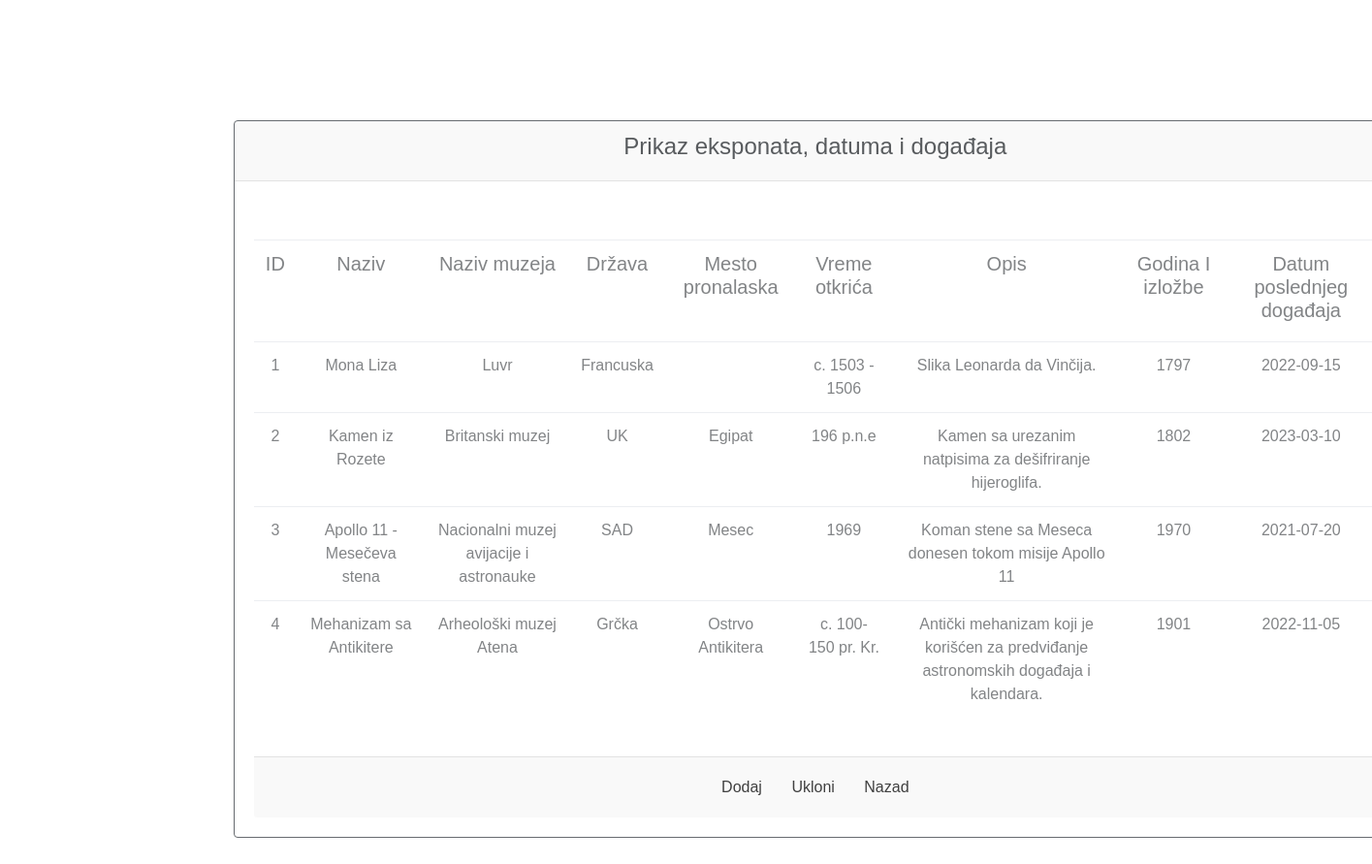
/php/exhibits.php, run on the app's committed database.
### tables this page shows
CREATE TABLE `eksponati_datumi_i_dogadjaji` (
  `ID_Eksponata` int(5) NOT NULL,
  `Naziv` varchar(30) NOT NULL,
  `Naziv_Muzeja` varchar(40) NOT NULL,
  `Drzava` varchar(20) NOT NULL,
  `Mesto_Pronalaska` varchar(30) NOT NULL,
  `Vreme_Otkrica` varchar(20) NOT NULL,
  `Opis` text NOT NULL,
  `Godina_Prve_Izlozbe` int(5) NOT NULL,
  `Datum_poslednjeg_dogadjaja` date NOT NULL
);

### php/exhibits.php (the view, shortened to what this page needs)
<?php
    include 'connection.php';
?>
<!DOCTYPE html>
<html lang="en">
<head>
    <link rel="stylesheet" href="../css/style.css">
    <link rel="stylesheet" href="https://stackpath.bootstrapcdn.com/bootstrap/4.5.2/css/bootstrap.min.css">
</head>
<body>
    <div class="container">
        <div class="row">
            <div class="col-2"></div>
            <div class="col-8">
                <div class="card border-dark mb-3" id="cardtable">
                    <div class="card-header text-center"><h4>Prikaz eksponata, datuma i događaja</h4></div>
                        <div class="card-body text-dark text-center">
                            <p class="card-text">
                            <div class="container centertabela">
                                <table class="table">
                                    <thead>
                                        <tr>
                                            <td><h5>ID</h5></td>
                                            <td><h5>Naziv</h5></td>
                                            <td><h5>Naziv muzeja</h5></td>
                                            <td><h5>Država</h5></td>
                                            <td><h5>Mesto pronalaska</h5></td>
                                            <td><h5>Vreme otkrića</h5></td>
                                            <td><h5>Opis</h5></td>
                                            <td><h5>Godina I izložbe</h5></td>
                                            <td><h5>Datum poslednjeg događaja</h5></td>
                                        </tr>
                                    </thead>
                                    <tbody>
                                        <?php
                                        $upit = "SELECT * FROM eksponati_datumi_i_dogadjaji";
                                        $rezultat = mysqli_query($conn, $upit);
                                        ?>
                                        <?php while ($eksponat = mysqli_fetch_assoc($rezultat)) { ?>
                                            <tr>
                                                <td><?php echo $eksponat['ID_Eksponata']; ?></td>
                                                <td><?php echo $eksponat['Naziv']; ?></td>
                                                <td><?php echo $eksponat['Naziv_Muzeja']; ?></td>
                                                <td><?php echo $eksponat['Drzava']; ?></td>
                                                <td><?php echo $eksponat['Mesto_Pronalaska']; ?></td>
                                                <td><?php echo $eksponat['Vreme_Otkrica']; ?></td>
                                                <td><?php echo $eksponat['Opis']; ?></td>
                                                <td><?php echo $eksponat['Godina_Prve_Izlozbe']; ?></td>
                                                <td><?php echo $eksponat['Datum_poslednjeg_dogadjaja']; ?></td>
                                            </tr>
                                        <?php }?>
                                    </tbody>
                                </table>
                            </p>
                        </div>
                        <div class="card-footer text-center">
                            <a href="../addnew.php" class="btn btn-link" style="color: black">Dodaj</a>
                            <a href="../removePage.php" class="btn btn-link" style="color: black">Ukloni</a>
                            <a href="../data_page.php" class="btn btn-link" style="color: black">Nazad</a>
                        </div>
                    </div>
                </div>
            </div>
            <div class="col-2"></div>
        </div>
</body>
</html>

### css/style.css (style rules this page uses)
body { background-image: url("../img/background_img.png"); background-size: cover; background-attachment: fixed; background-position: center; background-repeat: no-repeat; font-family: 'Trebuchet MS', 'Lucida Sans Unicode', 'Lucida Grande', 'Lucida Sans', Arial, sans-serif; }
.card { margin: 0 auto; margin-top: 100px; font-family:'Trebuchet MS', 'Lucida Sans Unicode', 'Lucida Grande', 'Lucida Sans', Arial, sans-serif; opacity: 75%; }
#cardtable { width: 1200px; }
.container { display: inline; justify-content: center; margin-top: 200px; }
.table { opacity: 75%; border: 2px black; }

### data on the page
eksponati_datumi_i_dogadjaji: ID_Eksponata "1", Naziv "Mona Liza", Naziv_Muzeja "Luvr", Drzava "Francuska", Vreme_Otkrica "c. 1503 - 1506", Opis "Slika Leonarda da Vinčija.", Godina_Prve_Izlozbe "1797", Datum_poslednjeg_dogadjaja "2022-09-15"
eksponati_datumi_i_dogadjaji: ID_Eksponata "2", Naziv "Kamen iz Rozete", Naziv_Muzeja "Britanski muzej", Drzava "UK", Mesto_Pronalaska "Egipat", Vreme_Otkrica "196 p.n.e", Opis "Kamen sa urezanim natpisima za dešifriranje hijeroglifa.", Godina_Prve_Izlozbe "1802", Datum_poslednjeg_dogadjaja "2023-03-10"
eksponati_datumi_i_dogadjaji: ID_Eksponata "3", Naziv "Apollo 11 - Mesečeva stena", Naziv_Muzeja "Nacionalni muzej avijacije i astronauke", Drzava "SAD", Mesto_Pronalaska "Mesec", Vreme_Otkrica "1969", Opis "Koman stene sa Meseca donesen tokom misije Apollo 11", Godina_Prve_Izlozbe "1970", Datum_poslednjeg_dogadjaja "2021-07-20"
eksponati_datumi_i_dogadjaji: ID_Eksponata "4", Naziv "Mehanizam sa Antikitere", Naziv_Muzeja "Arheološki muzej Atena", Drzava "Grčka", Mesto_Pronalaska "Ostrvo Antikitera", Vreme_Otkrica "c. 100-150 pr. Kr.", Opis "Antički mehanizam koji je korišćen za predviđanje astronomskih događaja i kalendara.", Godina_Prve_Izlozbe "1901", Datum_poslednjeg_dogadjaja "2022-11-05"
